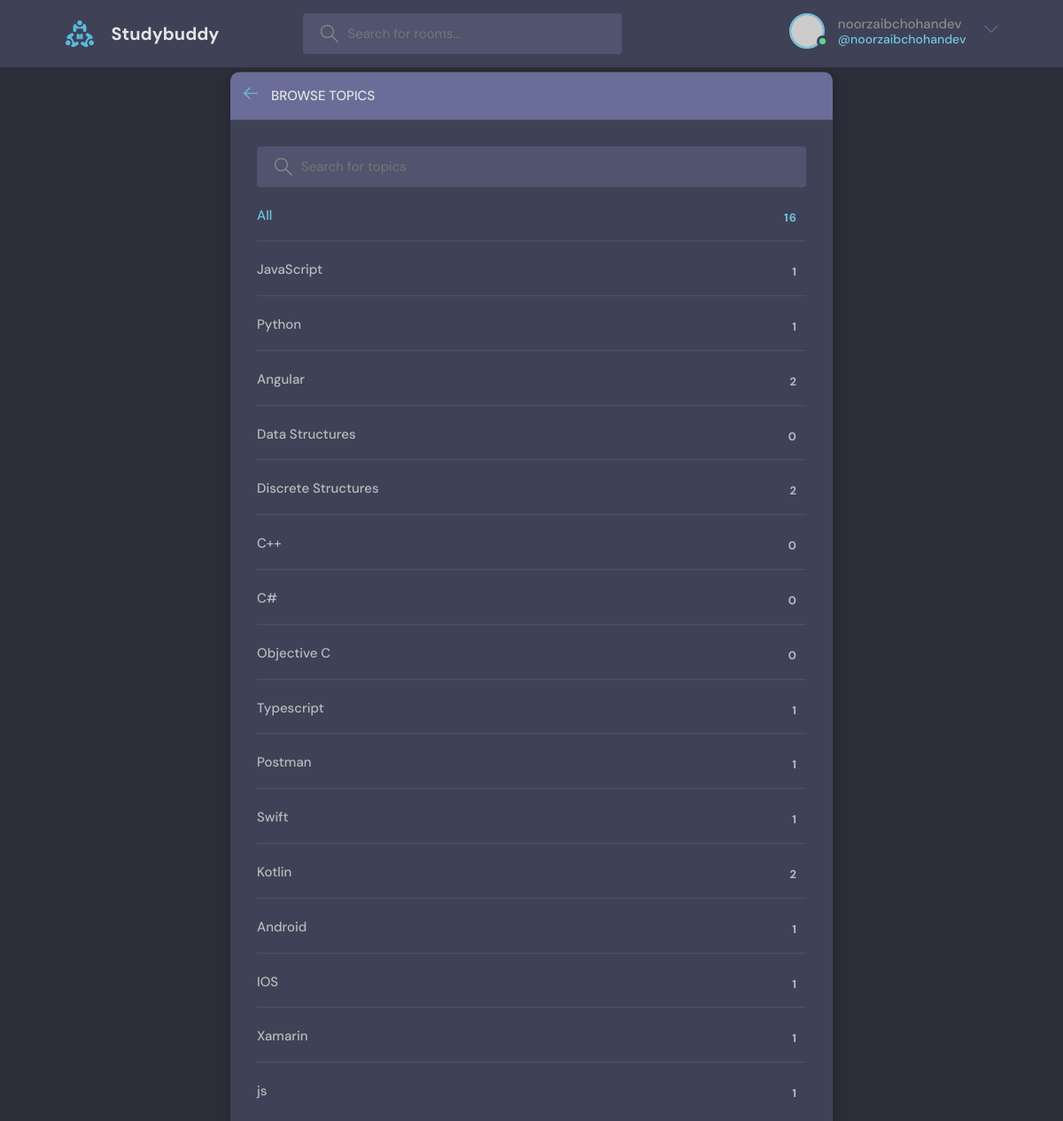
The page /topics/ (signed in) on the database its author committed.
### base/models.py (models this page shows, shortened)
class Topic(models.Model):
    name = models.CharField(max_length=200)

### base/views.py (the view)
# urls.py: path('topics/',  TopicsPageView.as_view() , name='topics'),
class TopicsPageView(ListView):
    model = Topic
    template_name = 'base/topics.html'
    context_object_name = 'topics'
    def get_queryset(self):
        q = self.request.GET.get('q','')
        return Topic.objects.filter(name__icontains=q)

### base/templates/base/topics.html (shortened to what this page needs)
{% extends 'main.html' %}
{% block content %}
    <main class="create-room layout">
      <div class="container">
        <div class="layout__box">
          <div class="layout__boxHeader">
            <div class="layout__boxTitle">
              <a href="{% url 'home' %}">
                <svg version="1.1" xmlns="http://www.w3.org/2000/svg" width="32" height="32" viewBox="0 0 32 32">
                  <title>arrow-left</title>
                  <path
                    d="M13.723 2.286l-13.723 13.714 13.719 13.714 1.616-1.611-10.96-10.96h27.625v-2.286h-27.625l10.965-10.965-1.616-1.607z"
                  ></path>
                </svg>
              </a>
              <h3>Browse Topics</h3>
            </div>
          </div>
          <div class="topics-page layout__body">
            <form class="header__search" action="" method="GET">
              <label>
                <input name="q" placeholder="Search for topics" />
              </label>
            </form>
            <ul class="topics__list">
              <li>
                <a href="{% url 'home' %}" class="active">All <span>{{topics.count}}</span></a>
              </li>
              {% for topic in topics %}
              <li>
                <a href="{% url 'home' %}?q={{topic.name}}">{{topic.name}} <span>{{topic.room_set.all.count}}</span></a>
              </li>
              {% endfor %}
            </ul>
          </div>
        </div>
      </div>
    </main>
{% endblock %}

### templates/navbar.html (shortened to what this page needs)
{% load static %}
<header class="header header--loggedIn">
    <div class="container">
      <a href="{% url 'home' %}" class="header__logo">
        <img src="{%  static 'images/logo.svg' %}" />
        <h1>Studybuddy</h1>
      </a>
      <form class="header__search" method="GET" action="{% url 'home' %}">
        <label>
          <input name="q" placeholder="Search for rooms..."  />
        </label>
      </form>
      <nav class="header__menu">
        {% if request.user.is_authenticated %}
        <div class="header__user">
          <a href="{% url 'update_user' %}">
            <div class="avatar avatar--medium active">
              <img src="https://randomuser.me/api/portraits/men/37.jpg" />
            </div>
            <p>{{request.user.username}}<span>@{{request.user.username}}</span></p>
          </a>
          <button class="dropdown-button">
            <svg version="1.1" xmlns="http://www.w3.org/2000/svg" width="32" height="32" viewBox="0 0 32 32">
              <title>chevron-down</title>
              <path d="M16 21l-13-13h-3l16 16 16-16h-3l-13 13z"></path>
            </svg>
          </button>
        </div>
        {% endif %}
      </nav>
    </div>
  </header>

### static/styles/style.css (style rules this page uses)
:root { --color-main: #71c6dd; --color-main-light: #e1f6fb; --color-dark: #3f4156; --color-dark-medium: #51546e; --color-dark-light: #696d97; --color-light: #e5e5e5; --color-gray: #8b8b8b; --color-light-gray: #b2bdbd; --color-bg: #2d2d39; --color-success: #5dd693; --color-error: #fc4b0b; }
* { font-family: "DM Sans", -apple-system, BlinkMacSystemFont, "Segoe UI", Roboto, Oxygen, Ubuntu, Cantarell, "Open Sans", "Helvetica Neue", sans-serif; margin: 0; padding: 0; box-sizing: border-box; text-rendering: optimizeLegibility; font-size: inherit; }
html { font-size: 56.25%; }
@media only screen and (min-width: 1200px) { html { font-size: 62.5%; } }
body { line-height: 1.6; font-weight: 400; font-size: 1.5rem; color: var(--color-light-gray); background-color: var(--color-bg); min-height: 100vh; }
img { width: 100%; }
a { display: inline-block; color: var(--color-main); text-decoration: none; }
.container { max-width: 120rem; width: 90%; margin: auto; }
.avatar { position: relative; display: inline-block; border-radius: 50%; border: 2px solid var(--color-main); }
.avatar img { display: block; border-radius: 50%; object-fit: cover; object-position: center; }
.avatar::after { content: ""; display: block; position: absolute; background-color: var(--color-gray); z-index: 111; border-radius: 50%; border: 0.3rem solid var(--color-dark); }
.avatar.active::after { background-color: var(--color-success); }
.avatar.avatar--medium img { width: 3.6rem; height: 3.6rem; border-radius: 50%; }
.avatar.avatar--medium:after { width: 0.7rem; height: 0.7rem; bottom: 0px; right: -6px; }
.header { padding: 1.5rem; background-color: var(--color-dark); }
.header > .container { display: flex; gap: 9.5rem; }
.header__logo, .header__user { display: flex; gap: 2rem; align-items: center; }
.header__logo > img { height: 3.2rem; width: 3.2rem; }
.header__logo > h1 { font-weight: 700; font-size: 2rem; color: var(--color-light); }
.header__search > label { background-color: var(--color-dark-medium); padding: 1.3rem 1rem; display: flex; align-items: center; gap: 1rem; border-radius: 4px; }
.header__search svg { fill: var(--color-gray); width: 2rem; height: 2rem; margin-left: 1rem; }
.header__search input { width: 30rem; background: transparent; border: none; outline: none; color: var(--color-light); }
.header__menu { margin-left: auto; position: relative; }
.header__menu a { display: flex; gap: 1.5rem; align-items: center; font-weight: 500; text-decoration: none; color: var(--color-gray); }
.header__menu img { height: 3.6rem; }
.header__menu p { line-height: 1.2; }
.header__menu span { color: var(--color-main); font-weight: 500; font-size: 1.4rem; display: block; }
.header__menu svg { width: 1.6rem; height: 1.6rem; fill: var(--color-dark-light); }
.dropdown-button { background: transparent; border: 0; outline: 0; cursor: pointer; }
.layout { margin-top: 2.4rem; }
.layout > .container { display: flex; justify-content: space-between; align-items: flex-start; }
.layout__box { width: 90%; max-width: 48rem; min-height: 40rem; position: absolute; top: 50%; left: 50%; transform: translate(-50%, -46%); background-color: var(--color-dark); border-radius: 1rem; box-shadow: 1px 1px 6px 3px rgba(0, 0, 0, 0.1); overflow: hidden; }
.layout__boxHeader { display: flex; padding: 1.5rem; background-color: var(--color-dark-light); }
.layout__boxTitle { display: flex; gap: 1.5rem; align-items: center; }
.layout__boxTitle h3 { text-transform: uppercase; font-weight: 500; color: var(--color-light); }
.layout__boxTitle svg { width: 1.6rem; height: 1.6rem; fill: var(--color-main); }
.layout__body { margin: 3rem; }
.topics__list { list-style: none; }
.topics__list li a { display: flex; justify-content: space-between; margin-bottom: 3rem; font-weight: 500; color: var(--color-light-gray); transition: all 0.3s ease-in-out; }
.topics__list li a.active, .topics__list li a:hover { color: var(--color-main); }
.topics__list li a span { padding: 0.5rem 1rem; background-color: var(--color-dark); border-radius: 3px; font-size: 1.3rem; font-weight: 700; letter-spacing: 1px; }
.topics-page .topics__list li:not(:last-child) a { margin: 2rem 0; padding-bottom: 1rem; text-decoration: none; border-bottom: 1px solid var(--color-dark-medium); }
.topics-page .header__search { display: block; }
.create-room.layout .layout__box { max-width: 68rem; }

### rows shown on the page
Topic: name "JavaScript", room_set.all.count "1"
Topic: name "Python", room_set.all.count "1"
Topic: name "Angular", room_set.all.count "2"
Topic: name "Data Structures", room_set.all.count "0"
Topic: name "Discrete Structures", room_set.all.count "2"
Topic: name "C++", room_set.all.count "0"
Topic: name "C#", room_set.all.count "0"
Topic: name "Objective C", room_set.all.count "0"
Topic: name "Typescript", room_set.all.count "1"
Topic: name "Postman", room_set.all.count "1"
Topic: name "Swift", room_set.all.count "1"
Topic: name "Kotlin", room_set.all.count "2"
Topic: name "Android", room_set.all.count "1"
Topic: name "IOS", room_set.all.count "1"
Topic: name "Xamarin", room_set.all.count "1"
Topic: name "js", room_set.all.count "1"

### other values the page prints
{{ request.user.username }} "noorzaibchohandev"
{{ topics.count }} "16"
